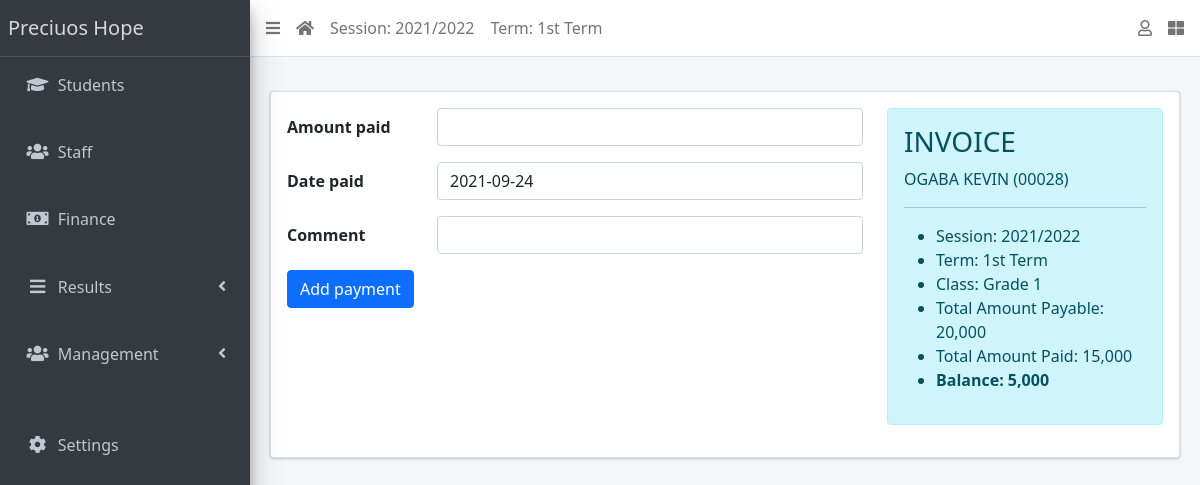
Page /finance/receipt/create?invoice=1 (signed in) on the committed database.
### apps/management/models.py (models this page shows, shortened)
class AcademicSession(models.Model):
    name = models.CharField(max_length=200, unique=True)
    current = models.BooleanField(default=True)
    created_by = models.ForeignKey(settings.AUTH_USER_MODEL, on_delete=models.DO_NOTHING, null=True)
    class Meta:
        ordering = ['name']
    def __str__(self):
        return self.name

class AcademicTerm(models.Model):
    name = models.CharField(max_length=20, unique=True)
    guide = models.ForeignKey(Staff, on_delete=models.CASCADE, null=True, default=None)
    current = models.BooleanField(default=True)
    created_by = models.ForeignKey(settings.AUTH_USER_MODEL, on_delete=models.DO_NOTHING, null=True)
    class Meta:
        ordering = ['name']
    def __str__(self):
        return self.name

class SiteConfig(models.Model):
    key = models.SlugField()
    value = models.CharField(max_length=250)

class Stud_Class(models.Model):
    name = models.CharField(max_length=200, unique=True)
    created_by = models.ForeignKey(settings.AUTH_USER_MODEL, on_delete=models.DO_NOTHING, null=True)
    class Meta:
        verbose_name = "Class"
        verbose_name_plural = "Classes"
        ordering = ['name']
    def __str__(self):
        return self.name

### apps/finance/models.py (models this page shows, shortened)
class Invoice(models.Model):
    STATUS_CHOICES = [("active", "Active"), ("inactive", "Inactive")]
    student = models.ForeignKey(Student, on_delete=models.CASCADE)
    session = models.ForeignKey(AcademicSession, on_delete=models.CASCADE)
    term = models.ForeignKey(AcademicTerm, on_delete=models.CASCADE)
    class_for = models.ForeignKey(Stud_Class, on_delete=models.CASCADE)
    balance_from_previous_session = models.IntegerField(default=0)
    status = models.CharField(
        max_length=20, choices=STATUS_CHOICES, default="active")
    class Meta:
        ordering = ["student", "term"]
    def __str__(self):
        return f"{self.student}"
    def amount_payable(self):
        items = InvoiceItem.objects.filter(invoice=self)
        total = 0
        for item in items:
            total += item.amount
        return total
    def total_amount_payable(self):
        return self.balance_from_previous_session + self.amount_payable()
    def total_amount_paid(self):
        receipts = Receipt.objects.filter(invoice=self)
        amount = 0
        for receipt in receipts:
            amount += receipt.amount_paid
        return amount
    def balance(self):
        payable = self.total_amount_payable()
        paid = self.total_amount_paid()
        return payable - paid

class InvoiceItem(models.Model):
    invoice = models.ForeignKey(Invoice, on_delete=models.CASCADE)
    description = models.CharField(max_length=200)
    amount = models.IntegerField()

class Receipt(models.Model):
    invoice = models.ForeignKey(Invoice, on_delete=models.CASCADE)
    amount_paid = models.IntegerField()
    date_paid = models.DateField(default=timezone.now)
    comment = models.CharField(max_length=200, blank=True)

### apps/students/models.py (models this page shows, shortened)
class Student(models.Model):
    STATUS_CHOICES = [("active", "Active"), ("inactive", "Inactive")]
    GENDER_CHOICES = [("male", "Male"), ("female", "Female")]
    current_status = models.CharField(
        max_length=10, choices=STATUS_CHOICES, default="active")
    registration_number = models.CharField(max_length=200, unique=True)
    first_name = models.CharField(max_length=200)
    surname = models.CharField(max_length=200, blank=True)
    last_name = models.CharField(max_length=200)
    gender = models.CharField(max_length=10, choices=GENDER_CHOICES, default="male")
    date_of_birth = models.DateField(default=timezone.now)
    current_class = models.ForeignKey(to="management.Stud_Class", on_delete=models.SET_NULL, blank=True, null=True)
    date_of_admission = models.DateField(default=timezone.now)
    mobile_num_regex = RegexValidator(
        regex="^[0-9]{10,15}$", message="Enter a valid phone number")
    student_mobile = models.CharField(
        validators=[mobile_num_regex], max_length=14, blank=False)
    student_email = models.EmailField(null=True)
    parent_mobile = models.CharField(
        validators=[mobile_num_regex], max_length=14, blank=True)
    parent_email = models.EmailField(null=True)
    address = models.TextField(blank=True)
    passport = models.ImageField(blank=True, upload_to="students/passports/")
    class Meta:
        ordering = ["last_name", "surname", "first_name"]
    def __str__(self):
        return f"{self.last_name} {self.surname} {self.first_name}  ({self.registration_number})"

### apps/finance/views.py (the view, shortened to what this page needs)
# urls.py: path("receipt/create", ReceiptCreateView.as_view(), name="receipt-create"),
class ReceiptCreateView(LoginRequiredMixin, CreateView):
    model = Receipt
    fields = ["amount_paid", "date_paid", "comment"]
    suceess_url = reverse_lazy("invoice-list")
    def get_context_data(self, **kwargs):
        context = super(ReceiptCreateView, self).get_context_data(**kwargs)
        invoice = Invoice.objects.get(pk=self.request.GET["invoice"])
        context["invoice"] = invoice
        return context

### apps/management/context_processors.py (called while the page is built)
def site_defaults(request):
    current_session = AcademicSession.objects.get(current=True)
    current_term = AcademicTerm.objects.get(current=True)
    vals = SiteConfig.objects.all()
    context = {
        'current_session': current_session.name,
        'current_term': current_term.name
    }
    for val in vals:
        context[val.key] = val.value
    return context

### apps/finance/templates/finance/receipt_form.html
{% extends 'base.html' %} {% load humanize %} {% block content %}
<div class="row">
  <div class="col-8">
    <form action="" method="POST">
      {% csrf_token %} {% include 'management/form_snippet.html' %}
      <input type="submit" class="btn btn-primary" value="Add payment" />
    </form>
  </div>
  <div class="col-4">
    <div class="alert alert-info" role="alert">
      <h3>INVOICE</h3>
      <p>{{invoice | upper}}</p>
      <hr />
      <ul>
        <li>Session: {{ invoice.session }}</li>
        <li>Term: {{ invoice.term }}</li>
        <li>Class: {{ invoice.class_for }}</li>
        <li>
          Total Amount Payable: {{invoice.total_amount_payable | intcomma }}
        </li>
        <li>Total Amount Paid: {{ invoice.total_amount_paid | intcomma }}</li>
        <li><strong>Balance: {{invoice.balance | intcomma }}</strong></li>
      </ul>
    </div>
  </div>
</div>
{% endblock content %}

### templates/base.html (shortened to what this page needs)
{% load static %}
<!DOCTYPE html>
<html lang="en">
<head>
  <link rel="stylesheet" href="{% static 'plugins/fontawesome-free/css/all.min.css' %}">
  <link rel="stylesheet" href="{% static 'plugins/toastr/toastr.min.css' %}">
  <link rel="stylesheet"
    href="{% static 'plugins/overlayScrollbars/css/OverlayScrollbars.min.css' %}">
  <link rel="stylesheet" href="{% static 'plugins/Datatables/datatables.min.css' %}" />
  <link rel="stylesheet" href="{% static 'dist/css/adminlte.min.css' %}">
  <link href="https://cdn.jsdelivr.net/npm/bootstrap@5.1.1/dist/css/bootstrap.min.css" rel="stylesheet">
</head>
<body
  class="hold-transition sidebar-mini layout-fixed layout-navbar-fixed layout-footer-fixed">
  <div class="wrapper">
    <nav class="main-header navbar navbar-expand navbar-white navbar-light">
      <ul class="navbar-nav">
        <li class="nav-item">
          <a class="nav-link" data-widget="pushmenu" href="#" role="button"><i
              class="fas fa-bars"></i></a>
        </li>
        <li class="nav-item d-none d-sm-inline-block">
          <a href="{% url 'home' %} " class="nav-link"><i class="fa fa-home"></i></a>
        </li>
        <li class="nav-item d-none d-sm-inline-block">
          <a href="{% url 'current-session' %}" class="nav-link">Session: {{ current_session }}</a>
        </li>
        <li class="nav-item d-none d-sm-inline-block">
          <a href="{% url 'current-session' %}" class="nav-link">Term: {{ current_term }}</a>
        </li>
      </ul>
      <ul class="navbar-nav ml-auto">
        <li class="nav-item dropdown">
          <a class="nav-link" data-toggle="dropdown" href="#">
            <i class="far fa-user"></i>
          </a>
        </li>
        <li class="nav-item">
          <a class="nav-link" data-widget="control-sidebar" data-slide="true"
            href="#" role="button"><i class="fas fa-th-large"></i></a>
        </li>
      </ul>
    </nav>
    <aside class="main-sidebar sidebar-dark-primary elevation-4">
      <a href="{% url 'home' %}" class="brand-link">{{ school_name | default:"School" }}</a>
      <div class="sidebar">
        <nav class="mt-2">
          <ul class="nav nav-pills nav-sidebar flex-column"
            data-widget="treeview" role="menu" data-accordion="false">
            <li class="nav-item">
              <a href="{% url 'student-list' %}" class="nav-link">
                <i class="nav-icon fas fa-graduation-cap"></i>
                <p>
                  Students
                </p>
              </a>
            </li>
            <br>
            <li class="nav-item">
              <a href="{% url 'staff-list' %}" class="nav-link">
                <i class="nav-icon fas fa-users"></i>
                <p>
                  Staff
                </p>
              </a>
            </li>
            <br>
            <li class="nav-item">
              <a href="{% url 'invoice-list' %}" class="nav-link">
                <i class="nav-icon fas fa-money-bill-alt"></i>
                <p>
                  Finance
                </p>
              </a>
            </li>
            <br>
            <li class="nav-item has-treeview">
              <a href="#" class="nav-link">
                <i class="nav-icon fas fa-bars"></i>
                <p>
                  Results
                  <i class="fas fa-angle-left right"></i>
                </p>
              </a>
            </li>
            <br>
            <li class="nav-item has-treeview">
              <a href="#" class="nav-link">
                <i class="nav-icon fas fa-users"></i>
                <p>
                  Management
                  <i class="fas fa-angle-left right"></i>
                </p>
              </a>
            </li>
            <br>
            <br>
            <li class="nav-item">
              <a href="{% url 'configs' %}" class="nav-link">
                <i class="nav-icon fas fa-cog"></i>
                <p>
                  Settings
                </p>
              </a>
            </li>
          </ul>
        </nav>
      </div>
    </aside>
    <div class="content-wrapper">
      <section class="content-header">
      </section>
      <section class="content">
        <div class="container-fluid">
          <div class="row">
            <div class="col-md-12">
              {% block fullcard %}
              <div class="card">
                <div class="card-body">
                  <div class="row">
                    <div class="col">
                      {% block content %}
                      {% endblock content %}
                    </div>
                  </div>
                </div>
              </div>
              {% endblock fullcard %}
            </div>
          </div>
        </div>
      </section>
    </div>
  </div>
</body>
</html>

### rows in the picture
AcademicSession: name "2021/2022"
AcademicTerm: name "1st Term"
SiteConfig: value "Preciuos Hope"
Invoice: student.registration_number "OGABA KEVIN (00028)", session "2021/2022", term "1st Term", class_for "Grade 1", total_amount_payable "20,000", total_amount_paid "15,000", balance "5,000"

### other values in the picture
{{ field.label }} "Amount paid" "Date paid" "Comment"
